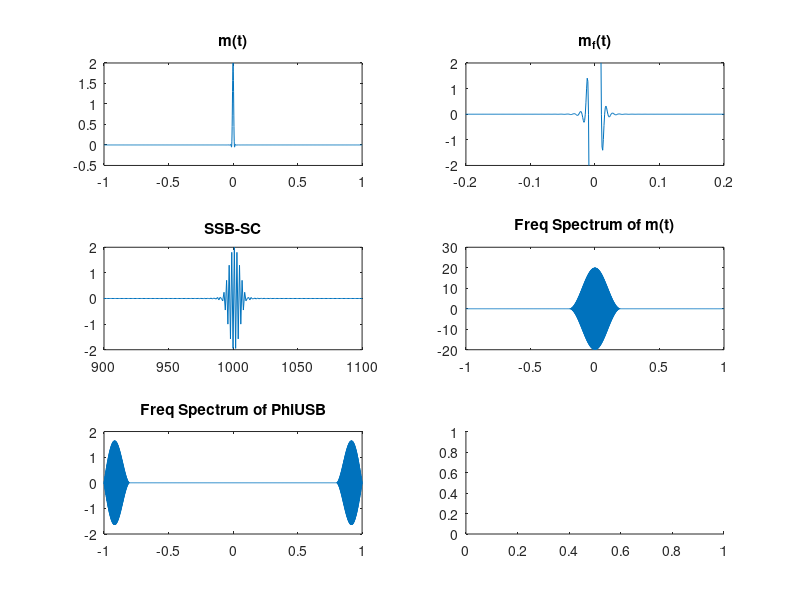

Recreate this plot in MATLAB.
samplingTime=10e-4;
t=-1:samplingTime:1;
fc=500;
mt=2*sinc(2*t/0.01)+sinc((2*t/0.01)+1)+sinc((2*t/0.01)-1);
mf=mt./(pi*t);
mh=mt/(pi*t);
phi_usb=mt.*cos(2*pi*fc*t)-mh.*sin(2*pi*fc*t);
mk=mt/(pi*t);
phiusb=mt.*cos(2*pi*fc*t)-mk.*sin(2*pi*fc*t);

subplot(3,2,1);
plot(t,mt);
title('m(t)');

subplot(3,2,2);
plot(t,mf);
title('m_f(t)');  

axis([-0.2 0.2 -2 2]);
subplot(3,2,3);
plot(phi_usb);
axis([900 1100 -2 2]);
title('SSB-SC');

subplot(3,2,4);
L_fftmt=length(mt);
F_mt=fftshift(fft(mt,L_fftmt));
plot(t,F_mt);
title('Freq Spectrum of m(t)');

subplot(3,2,5);
L_fft=length(phiusb);
F_m=fftshift(fft(phiusb,L_fft));
plot(t,F_m);
title('Freq Spectrum of PhiUSB');
axis([-1 1 -2 2]);

subplot(3,2,6);
%plot();